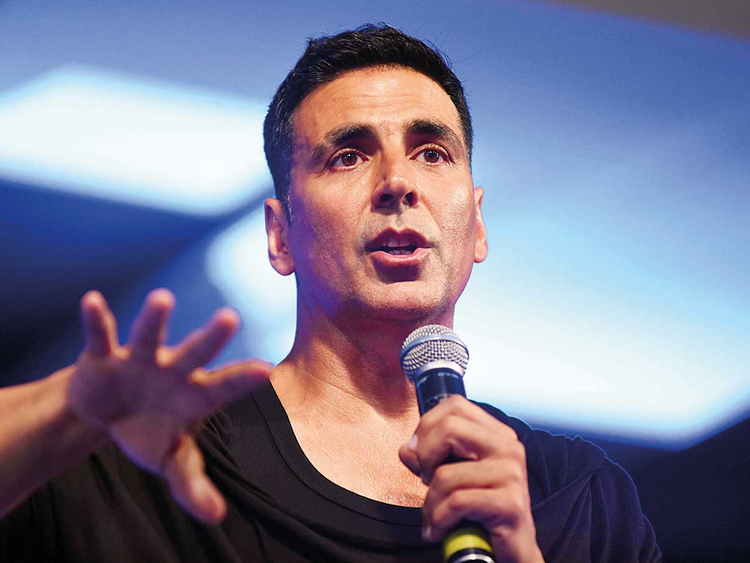
#> input picture dataset/Akshay Kumar/Akshay Kumar_13.jpg, 750 x 563 px, found by its file name; its folder holds only this picture in this run
$ python train_knn.py
#> lines starting #> are read from the running program, lines starting #| are printed output that depends on the picture
import cv2
import os
import numpy as np
import pickle

from sklearn.neighbors import KNeighborsClassifier
from sklearn.model_selection import train_test_split
from sklearn.metrics import accuracy_score
from sklearn.preprocessing import StandardScaler

# =========================
# LOAD FACE DETECTOR
# =========================
face_cascade = cv2.CascadeClassifier(
    cv2.data.haarcascades + "haarcascade_frontalface_default.xml"
)

# =========================
# FUNGSI EKSTRAKSI FITUR
# =========================
def extract_face_features(image_path):
    img = cv2.imread(image_path)
#> img is the input picture: shape (563, 750, 3); mean B, G, R 147, 122.6, 125
    if img is None:
        return None

    gray = cv2.cvtColor(img, cv2.COLOR_BGR2GRAY)
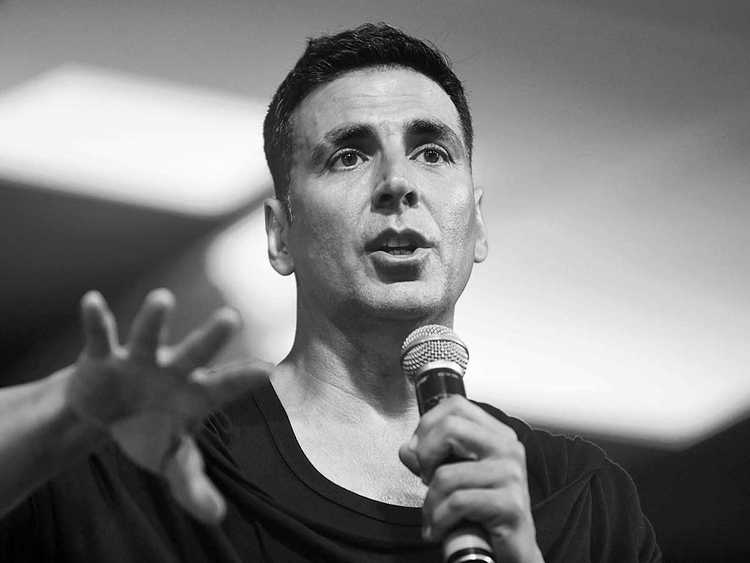
#> gray: shape (563, 750); min 0, max 255, mean 126.1
    gray = cv2.equalizeHist(gray)

    faces = face_cascade.detectMultiScale(
        gray,
        scaleFactor=1.2,
        minNeighbors=4,
        minSize=(80, 80)
    )
#> faces = [[272, 54, 240, 240]]

    for (x, y, w, h) in faces:
        face = gray[y:y+h, x:x+w]
        face = cv2.resize(face, (100, 100))
        return face.flatten()
#> this loop made 1 pass
#> pass 1, in extract_face_features, `face = gray[y:y+h, x:x+w]`:
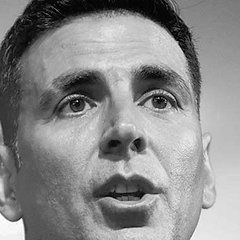
#> face: shape (240, 240); min 0, max 255, mean 138.7
#> pass 1, in extract_face_features, `face = cv2.resize(face, (100, 100))`:
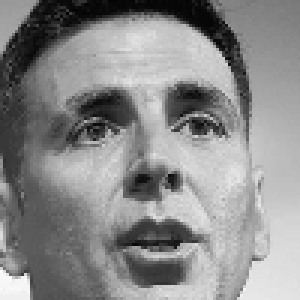
#> face: shape (100, 100) (shown 3 times larger); min 3, max 253, mean 138.5

    return None

# =========================
# LOAD DATASET
# =========================
dataset_path = r"C:\FaceRecognition_KNN\dataset"

X = []
y = []
label = 0
label_names = {}

for person_name in os.listdir(dataset_path):
    person_folder = os.path.join(dataset_path, person_name)

    if not os.path.isdir(person_folder):
        continue

    label_names[label] = person_name
    count = 0

    for img_name in os.listdir(person_folder):
        if count >= 30:   # batasi 30 gambar / orang
            break

        img_path = os.path.join(person_folder, img_name)
        print("Processing:", img_path)

        features = extract_face_features(img_path)
#> features = 10000 values, max 253 at index 9000, min 3 at index 324, mean 138.5
        if features is not None:
            X.append(features)
            y.append(label)
            count += 1

    label += 1
#> pass 2 of the loop `for person_name in os.listdir(dataset_path):`:
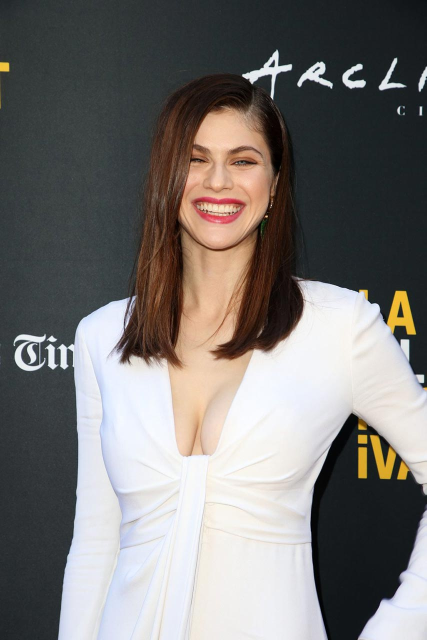
#> input picture dataset/Alexandra Daddario/Alexandra Daddario_0.jpg, 853 x 1280 px, found by its file name (shown at 1/2 size)
#> in extract_face_features, img is the input picture: shape (1280, 853, 3); mean B, G, R 114.8, 116.6, 119.7
#> in extract_face_features (call 2), `gray = cv2.equalizeHist(gray)`:
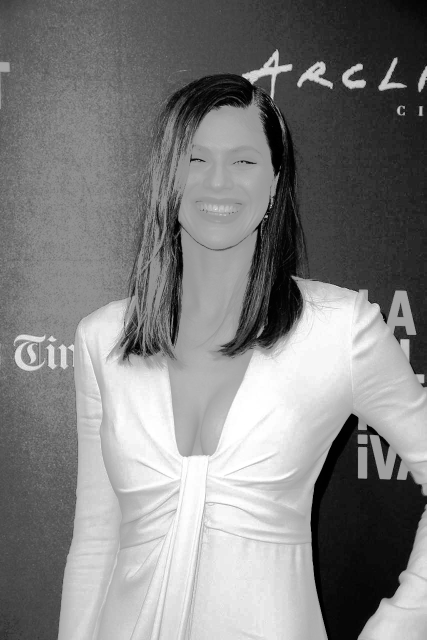
#> gray: shape (1280, 853) (shown at 1/2 size); min 0, max 255, mean 128.8
#> faces = [[148, 1001, 103, 103], [335, 240, 220, 220]]
#> the loop in extract_face_features, `for (x, y, w, h) in faces:` made 1 pass
#> pass 1, in extract_face_features (call 2), `face = gray[y:y+h, x:x+w]`:
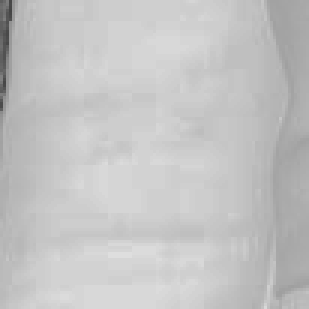
#> face: shape (103, 103) (shown 3 times larger); min 69, max 222, mean 195.9
#> features = 10000 values, max 222 at index 8235, min 76 at index 2601, mean 195.8

X = np.array(X)
y = np.array(y)

print("\nTotal data:", len(X))
#| Total data: 2

# =========================
# NORMALISASI FITUR
# =========================
scaler = StandardScaler()
X = scaler.fit_transform(X)

# =========================
# SPLIT DATA
# =========================
X_train, X_test, y_train, y_test = train_test_split(
    X, y, test_size=0.2, random_state=42
)
#> y_train = [0]; y_test = [1]

# =========================
# TRAIN KNN
# =========================
knn = KNeighborsClassifier(
    n_neighbors=5,
    metric="euclidean"
)

knn.fit(X_train, y_train)

# =========================
# EVALUASI
# =========================
#> (the run stopped early here; a loop or call above may not have finished)
